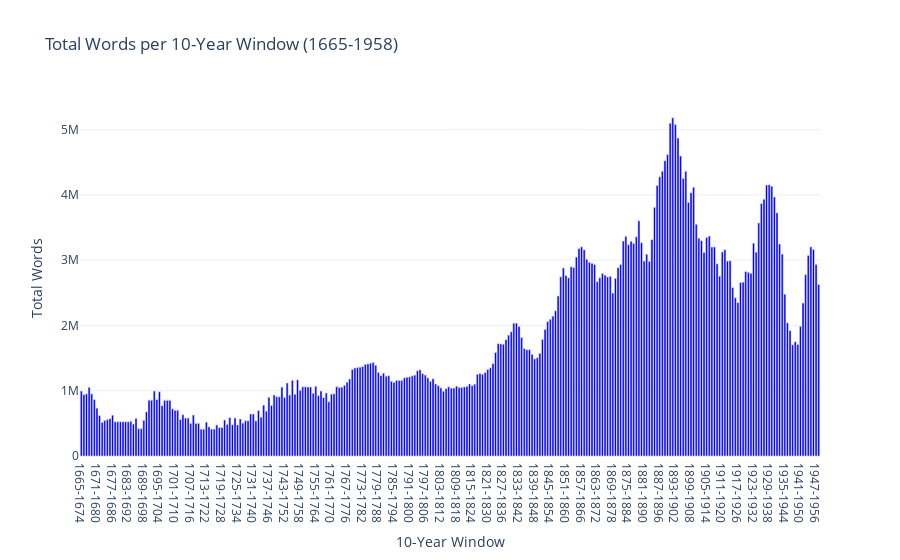
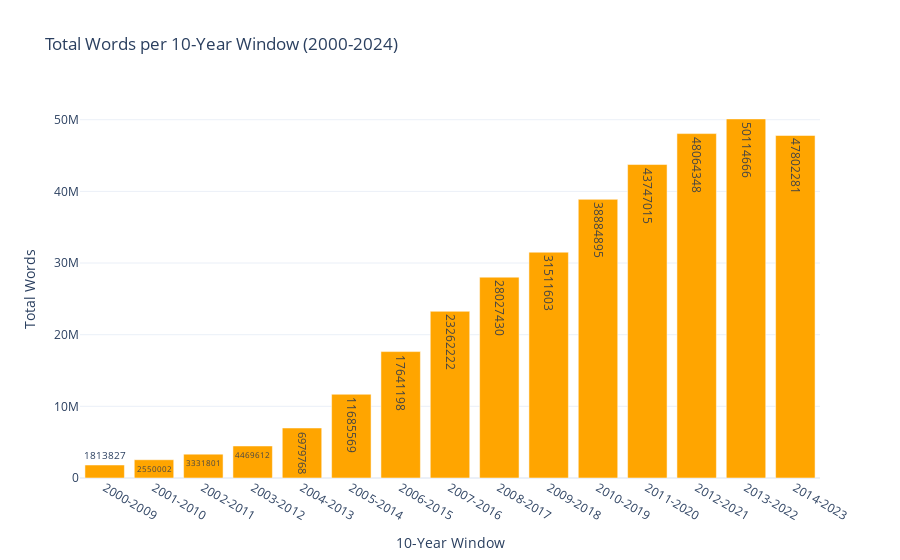

These figures' notebook cell, in order:
### Code cell
import pandas as pd
import plotly.graph_objects as go
from collections import defaultdict
import os
import re
from tqdm import tqdm
import string
from nltk.tokenize import word_tokenize

def count_words_in_file(file_path):
    with open(file_path, 'r', encoding='utf-8') as f:
        text = f.read()
    tokens = word_tokenize(text.lower())
    return len([token for token in tokens if token.isalpha() and token not in string.punctuation])

def count_words_in_10_year_windows(text_dirs, start_year, end_year):
    def extract_year_from_filename(filename):
        match = re.search(r'rst[bla]?_?(\d{4})', filename)
        return int(match.group(1)) if match else None

    year_word_counts = defaultdict(int)

    print("Counting words in year windows...")
    file_paths = [os.path.join(dir, f) for dir in text_dirs for f in os.listdir(dir) if f.endswith('.txt')]

    for file_path in tqdm(file_paths):
        year = extract_year_from_filename(os.path.basename(file_path))
        if year and start_year <= year <= end_year:
            word_count = count_words_in_file(file_path)
            year_word_counts[year] += word_count

    words_per_window = defaultdict(int)

    for year in range(start_year, end_year - 9):  # Ensure we have a full 10-year window
        window_start = year
        window_end = year + 9
        total_words = sum(year_word_counts.get(y, 0) for y in range(window_start, window_end + 1))
        words_per_window[f"{window_start}-{window_end}"] = total_words

    return words_per_window

# Example usage
# Count words for the historical period (1665-1958)
historical_word_counts = count_words_in_10_year_windows(
    [r"D:\Fact_fiction_corpus\texts\royal society\txt_rstb", 
     r"D:\Fact_fiction_corpus\texts\royal society\txt_rstl", 
     r"D:\Fact_fiction_corpus\texts\royal society\txt_rsta"],
    start_year=1665,
    end_year=1958
)

# Count words for the modern period (2000-2024)
modern_word_counts = count_words_in_10_year_windows(
    [r"D:\Fact_fiction_corpus\texts\royal society\txt_rstb", 
     r"D:\Fact_fiction_corpus\texts\royal society\txt_rstl", 
     r"D:\Fact_fiction_corpus\texts\royal society\txt_rsta"],
    start_year=2000,
    end_year=2024
)

# Prepare data for historical plotting
historical_windows = list(historical_word_counts.keys())
historical_counts = list(historical_word_counts.values())

# Create the interactive plot for historical data
fig_historical = go.Figure()

# Add bar trace for historical data
fig_historical.add_trace(go.Bar(
    x=historical_windows,
    y=historical_counts,
    name='Historical Period (1665-1958)',
    marker=dict(color='blue'),
    text=historical_counts,
    textposition='auto',
    hovertemplate='Window: %{x}<br>Words: %{y}<extra></extra>'
))

# Update layout for historical data
fig_historical.update_layout(
    title='Total Words per 10-Year Window (1665-1958)',
    xaxis_title='10-Year Window',
    yaxis_title='Total Words',
    template='plotly_white'
)

# Show the historical plot
fig_historical.show()

# Prepare data for modern plotting
modern_windows = list(modern_word_counts.keys())
modern_counts = list(modern_word_counts.values())

# Create the interactive plot for modern data
fig_modern = go.Figure()

# Add bar trace for modern data
fig_modern.add_trace(go.Bar(
    x=modern_windows,
    y=modern_counts,
    name='Modern Period (2000-2024)',
    marker=dict(color='orange'),
    text=modern_counts,
    textposition='auto',
    hovertemplate='Window: %{x}<br>Words: %{y}<extra></extra>'
))

# Update layout for modern data
fig_modern.update_layout(
    title='Total Words per 10-Year Window (2000-2024)',
    xaxis_title='10-Year Window',
    yaxis_title='Total Words',
    template='plotly_white'
)

# Show the modern plot
fig_modern.show()

### Figure 1 — Plotly figure (JSON) as saved in the notebook; plotly's stock layout.template omitted (floating-point values rounded to 4 significant figures; data arrays with more than 128 entries replaced by an {"elided": "..."} marker saying what was removed)
{"data": [{"hovertemplate": "Window: %{x}<br>Words: %{y}<extra></extra>", "marker": {"color": "blue"}, "name": "Historical Period (1665-1958)", "text": {"elided": "284 str values"}, "textposition": "auto", "type": "bar", "x": {"elided": "284 str values"}, "y": {"elided": "284 int values"}}], "layout": {"title": {"text": "Total Words per 10-Year Window (1665-1958)"}, "xaxis": {"title": {"text": "10-Year Window"}}, "yaxis": {"title": {"text": "Total Words"}}}}

### Figure 2 — Plotly figure (JSON) as saved in the notebook; plotly's stock layout.template omitted (floating-point values rounded to 4 significant figures)
{"data": [{"hovertemplate": "Window: %{x}<br>Words: %{y}<extra></extra>", "marker": {"color": "orange"}, "name": "Modern Period (2000-2024)", "text": ["1813827", "2550002", "3331801", "4469612", "6979768", "11685569", "17641198", "23262222", "28027430", "31511603", "38884895", "43747015", "48064348", "50114666", "47802281"], "textposition": "auto", "type": "bar", "x": ["2000-2009", "2001-2010", "2002-2011", "2003-2012", "2004-2013", "2005-2014", "2006-2015", "2007-2016", "2008-2017", "2009-2018", "2010-2019", "2011-2020", "2012-2021", "2013-2022", "2014-2023"], "y": [1813827, 2550002, 3331801, 4469612, 6979768, 11685569, 17641198, 23262222, 28027430, 31511603, 38884895, 43747015, 48064348, 50114666, 47802281]}], "layout": {"title": {"text": "Total Words per 10-Year Window (2000-2024)"}, "xaxis": {"title": {"text": "10-Year Window"}}, "yaxis": {"title": {"text": "Total Words"}}}}
